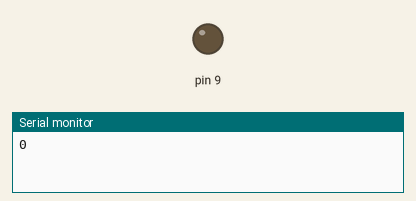
Recording of a sketch running on a simulated Arduino Uno, built with avr-gcc and run on an emulated ATmega328P. Parts: output pins drawn as LEDs (lit = HIGH), the last lines printed to the serial monitor.

Above: at 0.05 s.
At 3.85 s:
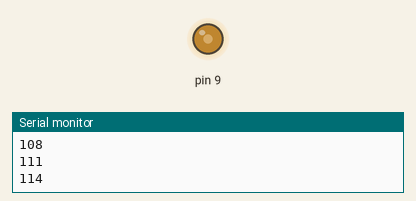
At 7.75 s:
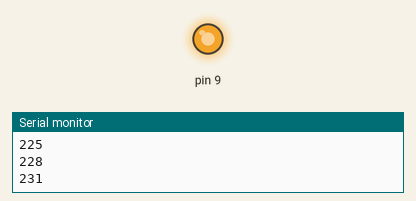
At 15.45 s:
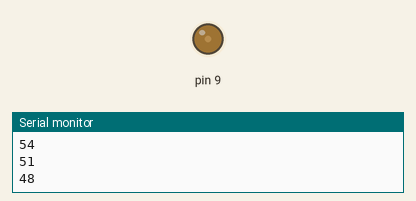
Timing chart, 0 to 22.4 s (numbered marks = the images above):
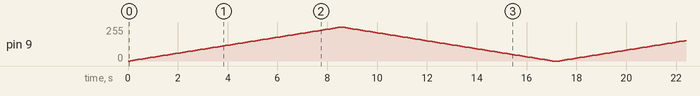

The sketch:

JGB37_3530B_motor.ino
```cpp
/*
gongwenbo at tarsbot 2016.1.18
 */
int bringhtness=0;
int fadeamount=3;
void setup()
{
  pinMode(9,OUTPUT);
  Serial.begin(9600);
}
void loop()

{

  analogWrite(9,bringhtness);
  Serial.println(bringhtness) ;
  bringhtness=bringhtness+fadeamount;

  if(bringhtness>255)
  {
    while(bringhtness)
    {
     bringhtness=bringhtness-fadeamount;
      analogWrite(9,bringhtness);
      Serial.println(bringhtness);
      delay(100);
    }
  }
    delay(100);
}
```
